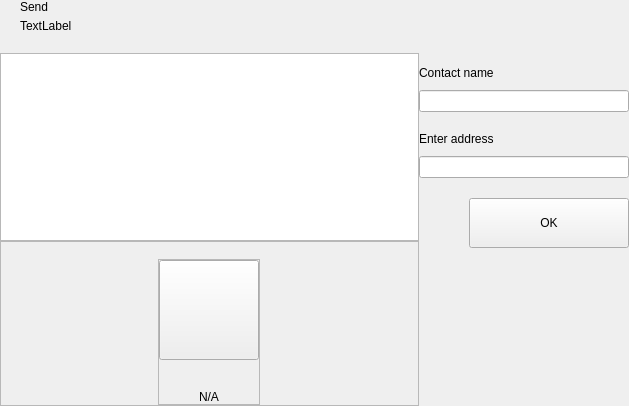
<?xml version="1.0" encoding="UTF-8"?>
<ui version="4.0">
 <class>AddressesWidget</class>
 <widget class="QWidget" name="AddressesWidget">
  <property name="geometry">
   <rect>
    <x>0</x>
    <y>0</y>
    <width>629</width>
    <height>406</height>
   </rect>
  </property>
  <property name="windowTitle">
   <string>Form</string>
  </property>
  <layout class="QHBoxLayout" name="horizontalLayout_2" stretch="2,1">
   <property name="spacing">
    <number>0</number>
   </property>
   <property name="leftMargin">
    <number>0</number>
   </property>
   <property name="topMargin">
    <number>0</number>
   </property>
   <property name="rightMargin">
    <number>0</number>
   </property>
   <property name="bottomMargin">
    <number>0</number>
   </property>
   <item>
    <widget class="QWidget" name="left" native="true">
     <layout class="QVBoxLayout" name="verticalLayout_3">
      <property name="leftMargin">
       <number>0</number>
      </property>
      <property name="topMargin">
       <number>0</number>
      </property>
      <property name="rightMargin">
       <number>0</number>
      </property>
      <property name="bottomMargin">
       <number>0</number>
      </property>
      <item>
       <layout class="QVBoxLayout" name="verticalLayout_21">
        <property name="spacing">
         <number>0</number>
        </property>
        <item>
         <layout class="QHBoxLayout" name="horizontalLayout_3">
          <property name="spacing">
           <number>0</number>
          </property>
          <property name="leftMargin">
           <number>20</number>
          </property>
          <property name="rightMargin">
           <number>10</number>
          </property>
          <item>
           <layout class="QVBoxLayout" name="verticalLayout_8">
            <property name="spacing">
             <number>5</number>
            </property>
            <item>
             <widget class="QLabel" name="labelTitle">
              <property name="text">
               <string>Send</string>
              </property>
             </widget>
            </item>
            <item alignment="Qt::AlignTop">
             <widget class="QLabel" name="labelSubtitle1">
              <property name="text">
               <string>TextLabel</string>
              </property>
             </widget>
            </item>
           </layout>
          </item>
          <item>
           <spacer name="horizontalSpacer11">
            <property name="orientation">
             <enum>Qt::Horizontal</enum>
            </property>
            <property name="sizeHint" stdset="0">
             <size>
              <width>40</width>
              <height>20</height>
             </size>
            </property>
           </spacer>
          </item>
         </layout>
        </item>
        <item>
         <layout class="QVBoxLayout" name="verticalLayout_6"/>
        </item>
        <item>
         <spacer name="verticalSpacer_4">
          <property name="orientation">
           <enum>Qt::Vertical</enum>
          </property>
          <property name="sizeType">
           <enum>QSizePolicy::Fixed</enum>
          </property>
          <property name="sizeHint" stdset="0">
           <size>
            <width>20</width>
            <height>20</height>
           </size>
          </property>
         </spacer>
        </item>
        <item>
         <widget class="QListView" name="listAddresses">
          <property name="mouseTracking">
           <bool>true</bool>
          </property>
         </widget>
        </item>
        <item>
         <widget class="QFrame" name="emptyContainer">
          <property name="minimumSize">
           <size>
            <width>0</width>
            <height>100</height>
           </size>
          </property>
          <property name="frameShape">
           <enum>QFrame::StyledPanel</enum>
          </property>
          <property name="frameShadow">
           <enum>QFrame::Raised</enum>
          </property>
          <layout class="QVBoxLayout" name="verticalLayout_7" stretch="1,8">
           <property name="spacing">
            <number>0</number>
           </property>
           <property name="leftMargin">
            <number>0</number>
           </property>
           <property name="topMargin">
            <number>0</number>
           </property>
           <property name="rightMargin">
            <number>0</number>
           </property>
           <property name="bottomMargin">
            <number>0</number>
           </property>
           <item>
            <spacer name="verticalSpacer">
             <property name="orientation">
              <enum>Qt::Vertical</enum>
             </property>
             <property name="sizeHint" stdset="0">
              <size>
               <width>20</width>
               <height>20</height>
              </size>
             </property>
            </spacer>
           </item>
           <item alignment="Qt::AlignHCenter|Qt::AlignVCenter">
            <widget class="QFrame" name="emptyScreen">
             <property name="sizePolicy">
              <sizepolicy hsizetype="Expanding" vsizetype="Expanding">
               <horstretch>0</horstretch>
               <verstretch>0</verstretch>
              </sizepolicy>
             </property>
             <property name="frameShape">
              <enum>QFrame::StyledPanel</enum>
             </property>
             <property name="frameShadow">
              <enum>QFrame::Raised</enum>
             </property>
             <layout class="QVBoxLayout" name="verticalLayout">
              <property name="spacing">
               <number>30</number>
              </property>
              <property name="leftMargin">
               <number>0</number>
              </property>
              <property name="topMargin">
               <number>0</number>
              </property>
              <property name="rightMargin">
               <number>0</number>
              </property>
              <property name="bottomMargin">
               <number>0</number>
              </property>
              <item alignment="Qt::AlignHCenter|Qt::AlignVCenter">
               <widget class="QPushButton" name="pushImgEmpty">
                <property name="minimumSize">
                 <size>
                  <width>100</width>
                  <height>100</height>
                 </size>
                </property>
                <property name="maximumSize">
                 <size>
                  <width>100</width>
                  <height>100</height>
                 </size>
                </property>
                <property name="focusPolicy">
                 <enum>Qt::NoFocus</enum>
                </property>
                <property name="text">
                 <string/>
                </property>
                <property name="iconSize">
                 <size>
                  <width>100</width>
                  <height>100</height>
                 </size>
                </property>
               </widget>
              </item>
              <item alignment="Qt::AlignHCenter|Qt::AlignVCenter">
               <widget class="QLabel" name="labelEmpty">
                <property name="styleSheet">
                 <string notr="true"/>
                </property>
                <property name="text">
                 <string>N/A</string>
                </property>
                <property name="alignment">
                 <set>Qt::AlignCenter</set>
                </property>
               </widget>
              </item>
             </layout>
            </widget>
           </item>
          </layout>
         </widget>
        </item>
       </layout>
      </item>
     </layout>
    </widget>
   </item>
   <item>
    <widget class="QWidget" name="right" native="true">
     <layout class="QVBoxLayout" name="verticalLayout_5">
      <property name="leftMargin">
       <number>0</number>
      </property>
      <property name="topMargin">
       <number>0</number>
      </property>
      <property name="rightMargin">
       <number>0</number>
      </property>
      <property name="bottomMargin">
       <number>0</number>
      </property>
      <item>
       <layout class="QVBoxLayout" name="verticalLayout_4">
        <property name="spacing">
         <number>6</number>
        </property>
        <item>
         <widget class="OptionButton" name="btnAddContact" native="true">
          <property name="minimumSize">
           <size>
            <width>0</width>
            <height>50</height>
           </size>
          </property>
         </widget>
        </item>
        <item>
         <widget class="QWidget" name="layoutNewContact" native="true">
          <layout class="QVBoxLayout" name="verticalLayout_71">
           <property name="spacing">
            <number>0</number>
           </property>
           <property name="leftMargin">
            <number>0</number>
           </property>
           <property name="topMargin">
            <number>10</number>
           </property>
           <property name="rightMargin">
            <number>0</number>
           </property>
           <property name="bottomMargin">
            <number>20</number>
           </property>
           <item>
            <layout class="QVBoxLayout" name="verticalLayout11">
             <property name="spacing">
              <number>10</number>
             </property>
             <item>
              <widget class="QLabel" name="labelName">
               <property name="text">
                <string>Contact name</string>
               </property>
              </widget>
             </item>
             <item>
              <widget class="QLineEdit" name="lineEditName"/>
             </item>
            </layout>
           </item>
           <item>
            <spacer name="verticalSpacer_3">
             <property name="orientation">
              <enum>Qt::Vertical</enum>
             </property>
             <property name="sizeType">
              <enum>QSizePolicy::Minimum</enum>
             </property>
             <property name="sizeHint" stdset="0">
              <size>
               <width>20</width>
               <height>20</height>
              </size>
             </property>
            </spacer>
           </item>
           <item>
            <layout class="QVBoxLayout" name="verticalLayout_2">
             <property name="spacing">
              <number>10</number>
             </property>
             <item>
              <widget class="QLabel" name="labelAddress">
               <property name="text">
                <string>Enter address</string>
               </property>
              </widget>
             </item>
             <item>
              <widget class="QLineEdit" name="lineEditAddress"/>
             </item>
            </layout>
           </item>
           <item>
            <spacer name="verticalSpacer_2">
             <property name="orientation">
              <enum>Qt::Vertical</enum>
             </property>
             <property name="sizeType">
              <enum>QSizePolicy::Fixed</enum>
             </property>
             <property name="sizeHint" stdset="0">
              <size>
               <width>20</width>
               <height>20</height>
              </size>
             </property>
            </spacer>
           </item>
           <item>
            <layout class="QHBoxLayout" name="horizontalLayout">
             <property name="spacing">
              <number>0</number>
             </property>
             <item>
              <spacer name="horizontalSpacer_3">
               <property name="orientation">
                <enum>Qt::Horizontal</enum>
               </property>
               <property name="sizeHint" stdset="0">
                <size>
                 <width>40</width>
                 <height>20</height>
                </size>
               </property>
              </spacer>
             </item>
             <item>
              <widget class="QPushButton" name="btnSave">
               <property name="minimumSize">
                <size>
                 <width>160</width>
                 <height>50</height>
                </size>
               </property>
               <property name="focusPolicy">
                <enum>Qt::NoFocus</enum>
               </property>
               <property name="text">
                <string>OK</string>
               </property>
              </widget>
             </item>
            </layout>
           </item>
          </layout>
         </widget>
        </item>
        <item>
         <spacer name="verticalSpacer_5">
          <property name="orientation">
           <enum>Qt::Vertical</enum>
          </property>
          <property name="sizeHint" stdset="0">
           <size>
            <width>20</width>
            <height>40</height>
           </size>
          </property>
         </spacer>
        </item>
       </layout>
      </item>
     </layout>
    </widget>
   </item>
  </layout>
 </widget>
 <customwidgets>
  <customwidget>
   <class>OptionButton</class>
   <extends>QWidget</extends>
   <header>qt/respubliqa/optionbutton.h</header>
   <container>1</container>
  </customwidget>
 </customwidgets>
 <resources/>
 <connections/>
</ui>
